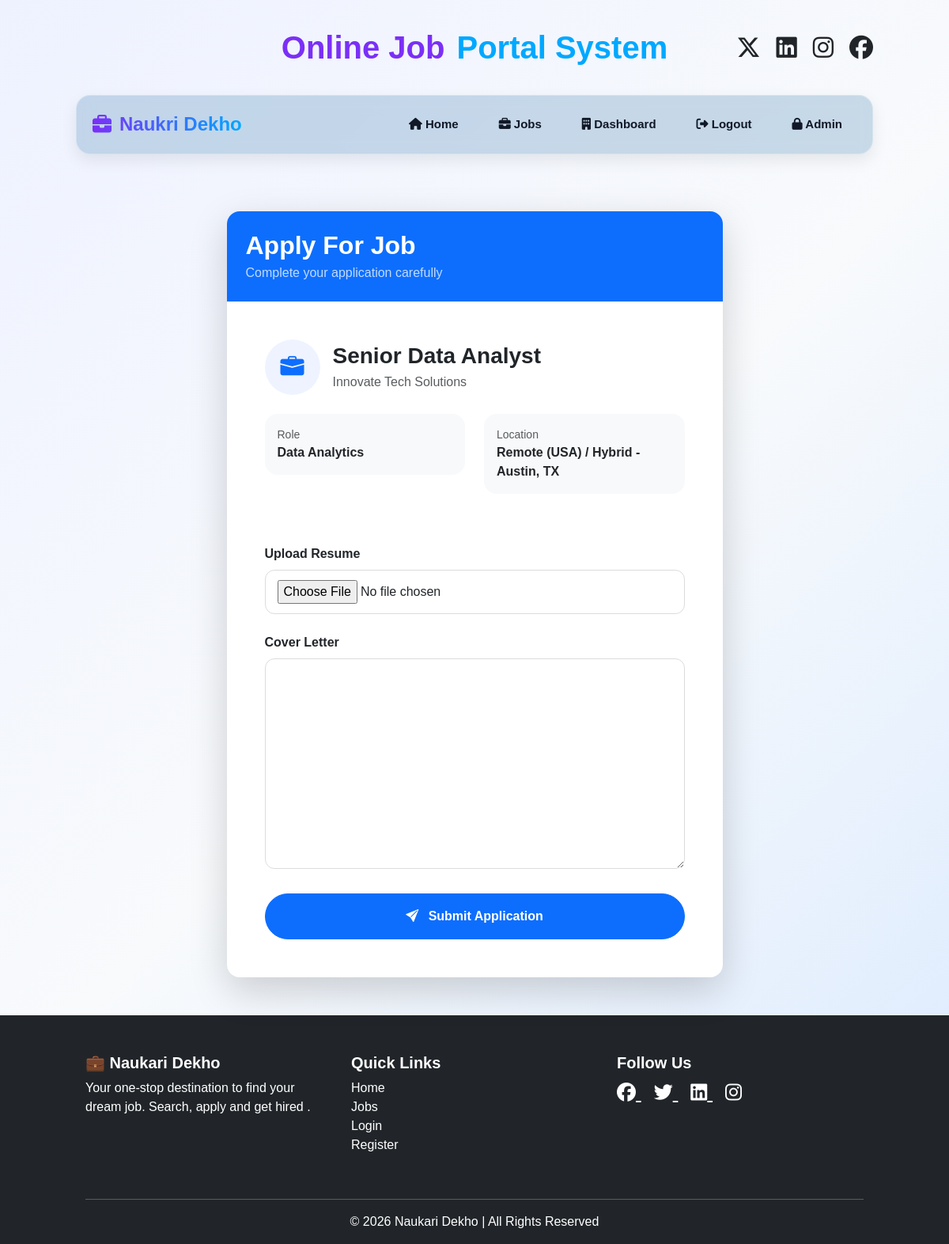
The app's page /apply-job/2/ (signed in), older data.
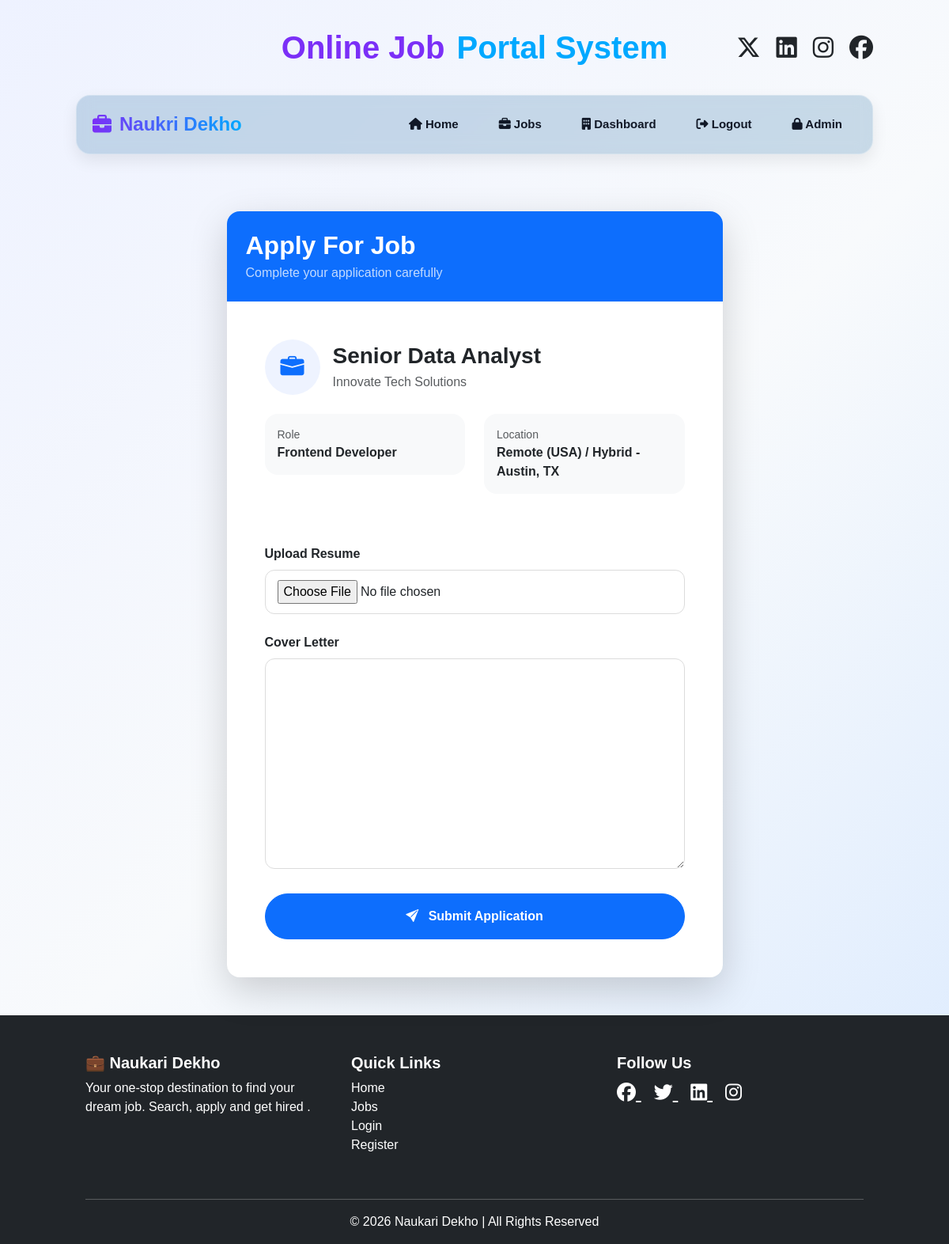
The same page, newer data.
### jobs/models.py (models this page shows, shortened)
class Job(models.Model):
    recruiter = models.ForeignKey(
        User,
        on_delete=models.CASCADE
    )
    title = models.CharField(max_length=200)
    role = models.CharField(max_length=200)
    company = models.CharField(max_length=200)
    location = models.CharField(max_length=200)
    salary = models.IntegerField()
    description = models.TextField()
    application_deadline = models.DateField(
    null=True,
    blank=True
)
    created_at = models.DateTimeField(
        auto_now_add=True
    )

### jobs/views.py (the view, shortened to what this page needs)
@login_required
def apply_job(request, job_id):
    job = get_object_or_404(
        Job,
        id=job_id
    )
    already_applied = Application.objects.filter(
        user=request.user,
        job=job
    ).exists()
    if already_applied:
        messages.warning(
            request,
            'You have already applied for this job.'
        )
        return redirect('user_dashboard')
    form = ApplicationForm()
    context = {
        'job': job,
        'form': form
    }
    return render(
        request,
        'user/apply_job.html',
        context
    )

### jobs/forms.py
class ApplicationForm(forms.ModelForm):
    class Meta:
        model = Application
        fields = [
            'resume',
            'cover_letter'
        ]

### templates/user/apply_job.html (shortened to what this page needs)
{% extends 'base.html' %}
{% block content %}
<div class="container py-5">
    <div class="row justify-content-center">
        <div class="col-lg-7">
            <div class="card border-0 shadow-lg rounded-4 overflow-hidden">
                <div class="bg-primary text-white p-4">
                    <h2 class="fw-bold mb-1">
                        Apply For Job
                    </h2>
                    <p class="mb-0 opacity-75">
                        Complete your application carefully
                    </p>
                </div>
                <div class="card-body p-5">
                    <div class="mb-5">
                        <div class="d-flex align-items-center">
                            <div class="job-icon me-3">
                                <i class="bi bi-briefcase-fill"></i>
                            </div>
                            <div>
                                <h3 class="fw-bold mb-1">
                                    {{ job.title }}
                                </h3>
                                <p class="text-muted mb-0">
                                    {{ job.company }}
                                </p>
                            </div>
                        </div>
                        <div class="row mt-4">
                            <div class="col-md-6 mb-3">
                                <div class="info-box">
                                    <small class="text-muted d-block">
                                        Role
                                    </small>
                                    <span class="fw-semibold">
                                        {{ job.role }}
                                    </span>
                                </div>
                            </div>
                            <div class="col-md-6 mb-3">
                                <div class="info-box">
                                    <small class="text-muted d-block">
                                        Location
                                    </small>
                                    <span class="fw-semibold">
                                        {{ job.location }}
                                    </span>
                                </div>
                            </div>
                        </div>
                    </div>
                    <form method="POST"
                          enctype="multipart/form-data"
                          class="needs-validation"
                          novalidate>
                        <div class="mb-4">
                            <label class="form-label fw-semibold">
                                Upload Resume
                            </label>
                            {{ form.resume }}
                        </div>
                        <div class="mb-4">
                            <label class="form-label fw-semibold">
                                Cover Letter
                            </label>
                            {{ form.cover_letter }}
                        </div>
                        <button type="submit"
                                class="btn btn-primary w-100 rounded-pill py-3 fw-semibold">
                            <i class="bi bi-send-fill me-2"></i>
                            Submit Application
                        </button>
                    </form>
                </div>
            </div>
        </div>
    </div>
</div>
{% endblock %}

### templates/base.html (shortened to what this page needs)
{% load static %}
<!DOCTYPE html>
<html>
<head>
    <link href="https://cdn.jsdelivr.net/npm/bootstrap@5.3.0/dist/css/bootstrap.min.css" rel="stylesheet">
     <link rel="stylesheet"
    href="https://cdn.jsdelivr.net/npm/bootstrap-icons@1.11.3/font/bootstrap-icons.min.css">
    <link rel="stylesheet"
    href="https://cdnjs.cloudflare.com/ajax/libs/font-awesome/6.5.1/css/all.min.css"/>
    <link rel="stylesheet" href="{% static "css/style.css" %}">
    <link rel="stylesheet" href="{% static 'css/base.css' %}">
    <link rel="stylesheet" href="{% static 'css/header.css' %}">
    <link rel="stylesheet" href="{% static 'css/footer.css' %}">
    <link rel="stylesheet" href="{% static 'css/home.css' %}">
    <link rel="stylesheet" href="{% static "css/user_dashboard.css" %}">
    <link rel="stylesheet" href="{% static "css/recruiter_dashboard.css" %}">
</head>
<body class="d-flex flex-column min-vh-100" >
{% block navbar %}
    {% include "includes/header.html" %}
{% endblock %}
<div class="container mt-4">
    {% block content %}{% endblock %}
</div>
{% block footer %}
    {% include "includes/footer.html" %}
{% endblock %}
</body>
</html>

### templates/includes/header.html (shortened to what this page needs)
{% load static %}
<div class="top-header">
    <div class="title">
        <span class="left-text">
            Online Job
        </span>
        <span class="right-text">
            Portal System
        </span>
    </div>
    <div class="social-icons">
        <i class="fab fa-x-twitter"></i>
        <i class="fab fa-linkedin"></i>
        <i class="fab fa-instagram"></i>
        <i class="fab fa-facebook"></i>
    </div>
</div>
<div class="navbar">
    <div class="nav-left">
        <a href="{% url 'home' %}">
            <i class="fa fa-briefcase"></i> Naukri Dekho
        </a>
    </div>
    <div class="nav-links">
        <a href="{% url 'home' %}"
            class="{% if request.path == '/' %}active{% endif %}">
            <i class="fa fa-home"></i> Home
        </a>
        <a href="{% url 'all_jobs' %}"
        class="{% if request.path == '/jobs/' %}active{% endif %}">
            <i class="fa fa-briefcase"></i> Jobs
        </a>
        {% if user.is_authenticated %}
            {% if user.profile.role == 'user' %}
              <a href="{% url 'user_dashboard' %}"
                class="{% if request.path == '/user-dashboard/' %}active{% endif %}">
                <i class="fa fa-user"></i> Dashboard
              </a>
            {% else %}
              <a href="{% url 'recruiter_dashboard' %}"
                class="{% if request.path == '/recruiter_dashboard/' %}active{% endif %}">
                <i class="fa fa-building"></i> Dashboard
              </a>
            {% endif %}
            <a href="{% url 'logout' %}">
                <i class="fa fa-right-from-bracket"></i> Logout
            </a>
        {% endif %}
        <a href="/admin/">
            <i class="fa fa-lock"></i> Admin
        </a>
    </div>
</div>

### templates/includes/footer.html
<footer class="bg-dark text-white mt-auto pt-5 pb-3">
    <div class="container">
        <div class="row">
            <div class="col-md-4 mb-4">
                <h5 class="fw-bold">💼 Naukari Dekho</h5>
                <p>
                    Your one-stop destination to find your dream job.
                    Search, apply and get hired .
                </p>
            </div>
            <div class="col-md-4 mb-4 ">
                <h5 class="fw-bold">Quick Links</h5>
                <ul class="list-unstyled footer">
                    <li><a href="/" class="text-white text-decoration-none">Home</a></li>
                    <li><a href="#" class="text-white text-decoration-none">Jobs</a></li>
                    <li><a href="#" class="text-white text-decoration-none">Login</a></li>
                    <li><a href="#" class="text-white text-decoration-none">Register</a></li>
                </ul>
            </div>
            <div class="col-md-4 mb-4">
                <h5 class="fw-bold">Follow Us</h5>
                <a href="#" class="text-white me-3 fs-4">
                    <i class="fab fa-facebook"></i>
                </a>
                <a href="#" class="text-white me-3 fs-4">
                    <i class="fab fa-twitter"></i>
                </a>
                <a href="#" class="text-white me-3 fs-4">
                    <i class="fab fa-linkedin"></i>
                </a>
                <a href="#" class="text-white fs-4">
                    <i class="fab fa-instagram"></i>
                </a>
            </div>
        </div>
        <hr class="bg-light">
        <div class="text-center">
            <p class="mb-0">
                © 2026 Naukari Dekho | All Rights Reserved
            </p>
        </div>
    </div>
</footer>

### static/css/base.css (style rules this page uses)
* { margin:0; padding:0; box-sizing:border-box; font-family:Arial, sans-serif; }
body { background: linear-gradient(135deg,#eef2ff,#f8fafc,#dbeafe); overflow-x:hidden; }

### static/css/header.css (style rules this page uses)
.top-header { width: 100%; padding: 25px 8%; height: 120px; position: relative; display: flex; align-items: center; justify-content: center; }
.social-icons { position: absolute; right: 8%; font-size: 30px; display: flex; gap: 20px; }
.title { position: absolute; left: 50%; top: 50%; transform: translate(-50%, -50%); display: flex; align-items: center; gap: 15px; font-size: 40px; font-weight: bold; white-space: nowrap; overflow: hidden; }
.left-text { color: #7b2ff7; opacity: 0; animation: leftMove 2s ease forwards; }
.right-text { color: #00a8ff; opacity: 0; animation: rightMove 2s ease forwards; }
.navbar { width: 84%; margin: auto; background: rgba(10, 92, 150, 0.2); backdrop-filter: blur(10px); border: 1px solid rgba(255, 255, 255, 0.3); padding: 15px 20px; border-radius: 18px; display: flex; justify-content: space-between; align-items: center; flex-wrap: wrap; box-shadow: 0 8px 20px rgba(0, 0, 0, 0.08); }
.nav-left { color: #111827; font-size: 24px; font-weight: bold; }
.nav-links { display: flex; gap: 15px; flex-wrap: wrap; }
.nav-left a { text-decoration: none !important; font-size: 24px; font-weight: bold; display: flex; align-items: center; gap: 10px; background: linear-gradient(90deg, #7b2ff7, #00a8ff, #7b2ff7); background-size: 200% auto; -webkit-background-clip: text; -webkit-text-fill-color: transparent; animation: textShine 3s linear infinite; }
.nav-links a { text-decoration: none; color: #111827; padding: 10px 18px; border-radius: 10px; transition: 0.3s; font-size: 15px; font-weight: 600; }

### static/css/footer.css (style rules this page uses)
footer { background:#111827; color:white; padding:60px 8%; margin-top:70px; }

### static/css/home.css (style rules this page uses)
* { margin:0; padding:0; box-sizing:border-box; font-family:Arial, sans-serif; }
body { background: linear-gradient(135deg,#eef2ff,#f8fafc,#dbeafe); overflow-x:hidden; }

### templates/user/apply_job.html (style rules this page uses)
.job-icon { width: 70px; height: 70px; background: #eef3ff; color: #0d6efd; border-radius: 50%; display: flex; align-items: center; justify-content: center; font-size: 30px; }
.info-box { background: #f8f9fa; border-radius: 16px; padding: 16px; }
input, textarea, select { width: 100%; padding: 12px 15px; border-radius: 12px; border: 1px solid #dcdcdc; outline: none; transition: 0.3s; }
textarea { min-height: 140px; }
.card { animation: fadeIn 0.4s ease; }

Row changes from the older to the newer data that the page shows:
changed Job "Senior Data Analyst": role "Data Analytics" → "Frontend Developer"
